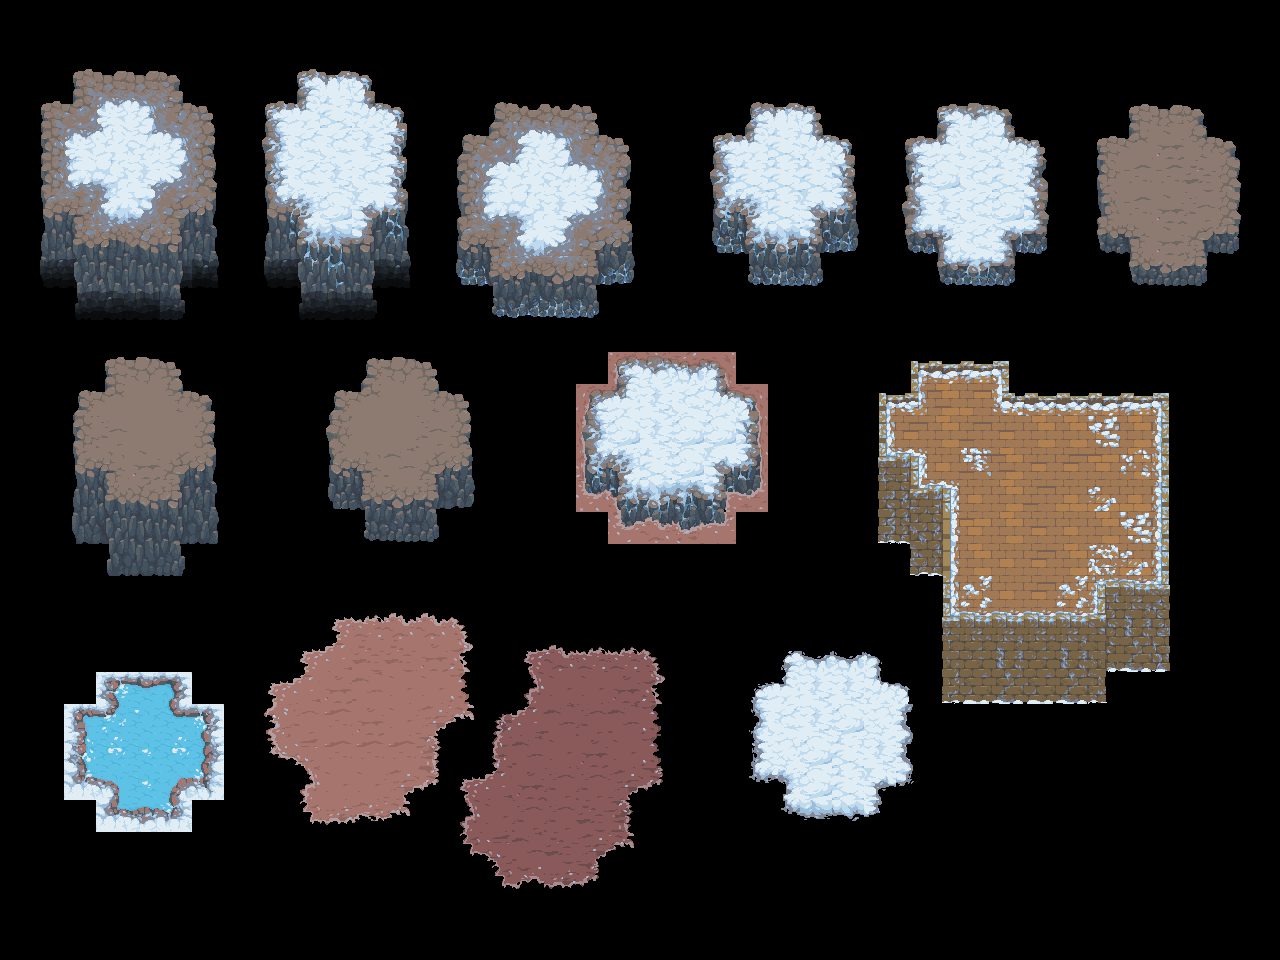

Tiled map render using the project's own tile images. Description and the map definition, with tile-layer contents summarised, below:
An orthogonal 40x30 tile map with 32x32 px tiles, 2 tile layers (walls, Tile Layer 2), 9 tilesets.

<map version="1.10" tiledversion="1.11.2" orientation="orthogonal" renderorder="right-down" width="40" height="30" tilewidth="32" tileheight="32" infinite="0" nextlayerid="15" nextobjectid="386">
 <tileset firstgid="1" source="Tilesets/Highlands-Tileset - platformV1-3tiles tall.tsx" />
 <tileset firstgid="257" source="Tilesets/Highlands-Tileset - platformV2-3tiles tall.tsx" />
 <tileset firstgid="561" source="Tilesets/Highlands-Tileset - platformV1-2tiles tall.tsx" />
 <tileset firstgid="801" source="Tilesets/Highlands-Tileset - platformV2-2tiles tall.tsx" />
 <tileset firstgid="1041" source="Tilesets/Terrain - Highlands.tsx" />
 <tileset firstgid="4005" source="Tilesets/Highlands-Tileset - platform-raw-3tiles tall.tsx" />
 <tileset firstgid="4261" source="Tilesets/Highlands-Tileset - platform-raw-2tiles tall.tsx" />
 <tileset firstgid="4501" source="Tilesets/Highlands-Tileset - platformV3-2tiles tall.tsx" />
 <tileset firstgid="4741" source="Tilesets/Highlands-Tileset - fortress-3tiles tall.tsx" />
 <layer id="13" name="walls" width="40" height="30">
  <data>[1200 cells, 326 non-empty, 240 distinct tile ids]</data>
 </layer>
 <layer id="14" name="Tile Layer 2" width="40" height="30">
  <data>[1200 cells, 214 non-empty, 137 distinct tile ids]</data>
 </layer>
</map>
